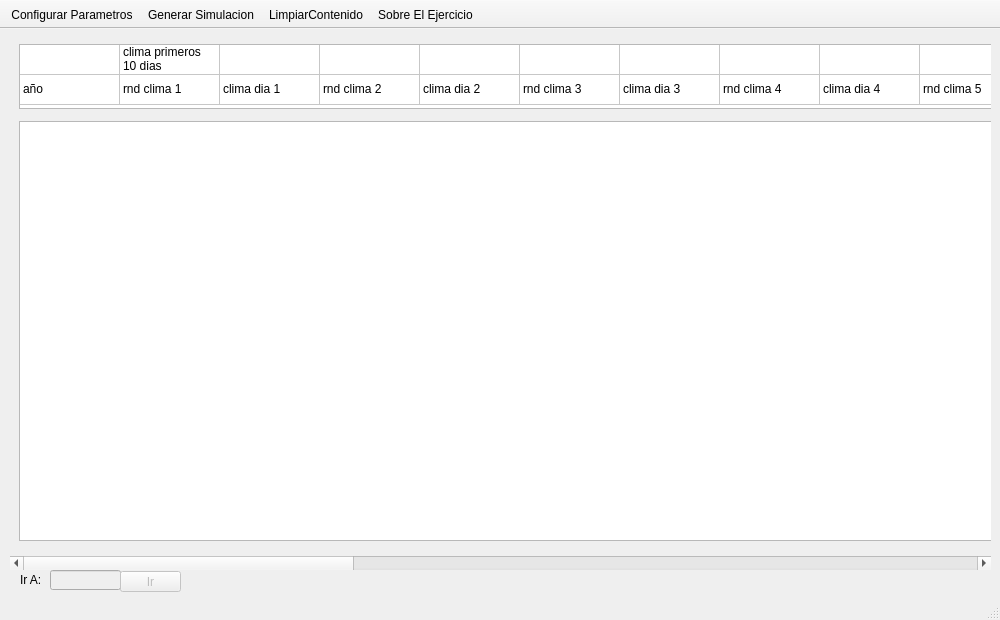
<?xml version="1.0" encoding="UTF-8"?>
<ui version="4.0">
 <class>MainWindow</class>
 <widget class="QMainWindow" name="MainWindow">
  <property name="enabled">
   <bool>true</bool>
  </property>
  <property name="geometry">
   <rect>
    <x>0</x>
    <y>0</y>
    <width>1000</width>
    <height>620</height>
   </rect>
  </property>
  <property name="sizePolicy">
   <sizepolicy hsizetype="Expanding" vsizetype="Expanding">
    <horstretch>0</horstretch>
    <verstretch>0</verstretch>
   </sizepolicy>
  </property>
  <property name="minimumSize">
   <size>
    <width>1000</width>
    <height>620</height>
   </size>
  </property>
  <property name="maximumSize">
   <size>
    <width>1000</width>
    <height>620</height>
   </size>
  </property>
  <property name="windowTitle">
   <string>Simulacion de Produccion Anual</string>
  </property>
  <property name="unifiedTitleAndToolBarOnMac">
   <bool>false</bool>
  </property>
  <widget class="QWidget" name="centralwidget">
   <widget class="QScrollArea" name="scrollArea">
    <property name="geometry">
     <rect>
      <x>10</x>
      <y>0</y>
      <width>981</width>
      <height>541</height>
     </rect>
    </property>
    <property name="frameShape">
     <enum>QFrame::NoFrame</enum>
    </property>
    <property name="lineWidth">
     <number>0</number>
    </property>
    <property name="widgetResizable">
     <bool>true</bool>
    </property>
    <widget class="QWidget" name="scrollAreaWidgetContents">
     <property name="geometry">
      <rect>
       <x>0</x>
       <y>0</y>
       <width>2838</width>
       <height>524</height>
      </rect>
     </property>
     <layout class="QVBoxLayout" name="verticalLayout">
      <item>
       <widget class="QTableWidget" name="tablaHeader">
        <property name="minimumSize">
         <size>
          <width>2820</width>
          <height>65</height>
         </size>
        </property>
        <property name="maximumSize">
         <size>
          <width>2820</width>
          <height>65</height>
         </size>
        </property>
        <property name="editTriggers">
         <set>QAbstractItemView::NoEditTriggers</set>
        </property>
        <property name="tabKeyNavigation">
         <bool>false</bool>
        </property>
        <property name="showDropIndicator" stdset="0">
         <bool>false</bool>
        </property>
        <property name="dragDropOverwriteMode">
         <bool>false</bool>
        </property>
        <property name="selectionMode">
         <enum>QAbstractItemView::NoSelection</enum>
        </property>
        <property name="showGrid">
         <bool>true</bool>
        </property>
        <property name="cornerButtonEnabled">
         <bool>false</bool>
        </property>
        <attribute name="horizontalHeaderVisible">
         <bool>false</bool>
        </attribute>
        <attribute name="horizontalHeaderCascadingSectionResizes">
         <bool>false</bool>
        </attribute>
        <attribute name="verticalHeaderVisible">
         <bool>false</bool>
        </attribute>
        <row>
         <property name="text">
          <string>Grupo</string>
         </property>
        </row>
        <row>
         <property name="text">
          <string>Campo</string>
         </property>
        </row>
        <column>
         <property name="text">
          <string>año</string>
         </property>
        </column>
        <column>
         <property name="text">
          <string>rnd clima 1</string>
         </property>
        </column>
        <column>
         <property name="text">
          <string>clima dia 1</string>
         </property>
        </column>
        <column>
         <property name="text">
          <string>rnd clima 2</string>
         </property>
        </column>
        <column>
         <property name="text">
          <string>clima dia 2</string>
         </property>
        </column>
        <column>
         <property name="text">
          <string>rnd clima 3</string>
         </property>
        </column>
        <column>
         <property name="text">
          <string>clima dia 3</string>
         </property>
        </column>
        <column>
         <property name="text">
          <string>rnd clima 4</string>
         </property>
        </column>
        <column>
         <property name="text">
          <string>clima dia 4</string>
         </property>
        </column>
        <column>
         <property name="text">
          <string>rnd clima 5</string>
         </property>
        </column>
        <column>
         <property name="text">
          <string>clima dia 5</string>
         </property>
        </column>
        <column>
         <property name="text">
          <string>rnd clima 6</string>
         </property>
        </column>
        <column>
         <property name="text">
          <string>clima dia 6</string>
         </property>
        </column>
        <column>
         <property name="text">
          <string>rnd clima 7</string>
         </property>
        </column>
        <column>
         <property name="text">
          <string>clima dia 7</string>
         </property>
        </column>
        <column>
         <property name="text">
          <string>rnd clima 8</string>
         </property>
        </column>
        <column>
         <property name="text">
          <string>clima dia 8</string>
         </property>
        </column>
        <column>
         <property name="text">
          <string>rnd clima 9</string>
         </property>
        </column>
        <column>
         <property name="text">
          <string>clima dia 9</string>
         </property>
        </column>
        <column>
         <property name="text">
          <string>rnd clima 10</string>
         </property>
        </column>
        <column>
         <property name="text">
          <string>clima dia 10</string>
         </property>
        </column>
        <column>
         <property name="text">
          <string>dias soleados</string>
         </property>
        </column>
        <column>
         <property name="text">
          <string>dias lluviosos</string>
         </property>
        </column>
        <column>
         <property name="text">
          <string>dias nublados</string>
         </property>
        </column>
        <column>
         <property name="text">
          <string>rnd tardanza</string>
         </property>
        </column>
        <column>
         <property name="text">
          <string>dias tardanza</string>
         </property>
        </column>
        <column>
         <property name="text">
          <string>produccion anual</string>
         </property>
        </column>
        <column>
         <property name="text">
          <string>produccion anual ac</string>
         </property>
        </column>
        <item row="0" column="0">
         <property name="text">
          <string/>
         </property>
        </item>
        <item row="0" column="1">
         <property name="text">
          <string>clima primeros 10 dias</string>
         </property>
        </item>
        <item row="0" column="21">
         <property name="text">
          <string>total dias por clima</string>
         </property>
        </item>
        <item row="0" column="22">
         <property name="text">
          <string/>
         </property>
        </item>
        <item row="0" column="24">
         <property name="text">
          <string>tardanza fertilizante</string>
         </property>
        </item>
        <item row="0" column="26">
         <property name="text">
          <string/>
         </property>
        </item>
        <item row="0" column="27">
         <property name="text">
          <string/>
         </property>
        </item>
        <item row="1" column="0">
         <property name="text">
          <string>año</string>
         </property>
        </item>
        <item row="1" column="1">
         <property name="text">
          <string>rnd clima 1</string>
         </property>
        </item>
        <item row="1" column="2">
         <property name="text">
          <string>clima dia 1</string>
         </property>
        </item>
        <item row="1" column="3">
         <property name="text">
          <string>rnd clima 2</string>
         </property>
        </item>
        <item row="1" column="4">
         <property name="text">
          <string>clima dia 2</string>
         </property>
        </item>
        <item row="1" column="5">
         <property name="text">
          <string>rnd clima 3</string>
         </property>
        </item>
        <item row="1" column="6">
         <property name="text">
          <string>clima dia 3</string>
         </property>
        </item>
        <item row="1" column="7">
         <property name="text">
          <string>rnd clima 4</string>
         </property>
        </item>
        <item row="1" column="8">
         <property name="text">
          <string>clima dia 4</string>
         </property>
        </item>
        <item row="1" column="9">
         <property name="text">
          <string>rnd clima 5</string>
         </property>
        </item>
        <item row="1" column="10">
         <property name="text">
          <string>clima dia 5</string>
         </property>
        </item>
        <item row="1" column="11">
         <property name="text">
          <string>rnd clima 6</string>
         </property>
        </item>
        <item row="1" column="12">
         <property name="text">
          <string>clima dia 6</string>
         </property>
        </item>
        <item row="1" column="13">
         <property name="text">
          <string>rnd clima 7</string>
         </property>
        </item>
        <item row="1" column="14">
         <property name="text">
          <string>clima dia 7</string>
         </property>
        </item>
        <item row="1" column="15">
         <property name="text">
          <string>rnd clima 8</string>
         </property>
        </item>
        <item row="1" column="16">
         <property name="text">
          <string>clima dia 8</string>
         </property>
        </item>
        <item row="1" column="17">
         <property name="text">
          <string>rnd clima 9</string>
         </property>
        </item>
        <item row="1" column="18">
         <property name="text">
          <string>clima dia 9</string>
         </property>
        </item>
        <item row="1" column="19">
         <property name="text">
          <string>rnd clima 10</string>
         </property>
        </item>
        <item row="1" column="20">
         <property name="text">
          <string>clima dia 10</string>
         </property>
        </item>
        <item row="1" column="21">
         <property name="text">
          <string>dias soleados</string>
         </property>
        </item>
        <item row="1" column="22">
         <property name="text">
          <string>dias lluviosos</string>
         </property>
        </item>
        <item row="1" column="23">
         <property name="text">
          <string>dias nublados</string>
         </property>
        </item>
        <item row="1" column="24">
         <property name="text">
          <string>rnd tardanza</string>
         </property>
        </item>
        <item row="1" column="25">
         <property name="text">
          <string>dias tardanza</string>
         </property>
        </item>
        <item row="1" column="26">
         <property name="text">
          <string>produccion anual</string>
         </property>
        </item>
        <item row="1" column="27">
         <property name="text">
          <string>produccion anual ac</string>
         </property>
        </item>
       </widget>
      </item>
      <item>
       <widget class="QTableWidget" name="tablaResultados">
        <property name="minimumSize">
         <size>
          <width>2820</width>
          <height>420</height>
         </size>
        </property>
        <property name="maximumSize">
         <size>
          <width>2820</width>
          <height>420</height>
         </size>
        </property>
        <property name="editTriggers">
         <set>QAbstractItemView::NoEditTriggers</set>
        </property>
        <property name="tabKeyNavigation">
         <bool>false</bool>
        </property>
        <property name="showDropIndicator" stdset="0">
         <bool>false</bool>
        </property>
        <property name="dragDropOverwriteMode">
         <bool>false</bool>
        </property>
        <property name="selectionMode">
         <enum>QAbstractItemView::SingleSelection</enum>
        </property>
        <property name="selectionBehavior">
         <enum>QAbstractItemView::SelectRows</enum>
        </property>
        <property name="showGrid">
         <bool>true</bool>
        </property>
        <property name="cornerButtonEnabled">
         <bool>false</bool>
        </property>
        <attribute name="horizontalHeaderVisible">
         <bool>false</bool>
        </attribute>
        <attribute name="horizontalHeaderCascadingSectionResizes">
         <bool>false</bool>
        </attribute>
        <attribute name="verticalHeaderVisible">
         <bool>false</bool>
        </attribute>
        <column>
         <property name="text">
          <string>año</string>
         </property>
        </column>
        <column>
         <property name="text">
          <string>rnd clima 1</string>
         </property>
        </column>
        <column>
         <property name="text">
          <string>clima dia 1</string>
         </property>
        </column>
        <column>
         <property name="text">
          <string>rnd clima 2</string>
         </property>
        </column>
        <column>
         <property name="text">
          <string>clima dia 2</string>
         </property>
        </column>
        <column>
         <property name="text">
          <string>rnd clima 3</string>
         </property>
        </column>
        <column>
         <property name="text">
          <string>clima dia 3</string>
         </property>
        </column>
        <column>
         <property name="text">
          <string>rnd clima 4</string>
         </property>
        </column>
        <column>
         <property name="text">
          <string>clima dia 4</string>
         </property>
        </column>
        <column>
         <property name="text">
          <string>rnd clima 5</string>
         </property>
        </column>
        <column>
         <property name="text">
          <string>clima dia 5</string>
         </property>
        </column>
        <column>
         <property name="text">
          <string>rnd clima 6</string>
         </property>
        </column>
        <column>
         <property name="text">
          <string>clima dia 6</string>
         </property>
        </column>
        <column>
         <property name="text">
          <string>rnd clima 7</string>
         </property>
        </column>
        <column>
         <property name="text">
          <string>clima dia 7</string>
         </property>
        </column>
        <column>
         <property name="text">
          <string>rnd clima 8</string>
         </property>
        </column>
        <column>
         <property name="text">
          <string>clima dia 8</string>
         </property>
        </column>
        <column>
         <property name="text">
          <string>rnd clima 9</string>
         </property>
        </column>
        <column>
         <property name="text">
          <string>clima dia 9</string>
         </property>
        </column>
        <column>
         <property name="text">
          <string>rnd clima 10</string>
         </property>
        </column>
        <column>
         <property name="text">
          <string>clima dia 10</string>
         </property>
        </column>
        <column>
         <property name="text">
          <string>dias soleados</string>
         </property>
        </column>
        <column>
         <property name="text">
          <string>dias lluviosos</string>
         </property>
        </column>
        <column>
         <property name="text">
          <string>dias nublados</string>
         </property>
        </column>
        <column>
         <property name="text">
          <string>rnd tardanza</string>
         </property>
        </column>
        <column>
         <property name="text">
          <string>dias tardanza</string>
         </property>
        </column>
        <column>
         <property name="text">
          <string>produccion anual</string>
         </property>
        </column>
        <column>
         <property name="text">
          <string>produccion anual ac</string>
         </property>
        </column>
       </widget>
      </item>
     </layout>
    </widget>
   </widget>
   <widget class="QLabel" name="label">
    <property name="geometry">
     <rect>
      <x>20</x>
      <y>540</y>
      <width>31</width>
      <height>21</height>
     </rect>
    </property>
    <property name="text">
     <string>Ir A:</string>
    </property>
   </widget>
   <widget class="QLineEdit" name="txtIrA">
    <property name="enabled">
     <bool>false</bool>
    </property>
    <property name="geometry">
     <rect>
      <x>50</x>
      <y>541</y>
      <width>71</width>
      <height>20</height>
     </rect>
    </property>
   </widget>
   <widget class="QPushButton" name="btnIr">
    <property name="enabled">
     <bool>false</bool>
    </property>
    <property name="geometry">
     <rect>
      <x>120</x>
      <y>542</y>
      <width>61</width>
      <height>21</height>
     </rect>
    </property>
    <property name="text">
     <string>Ir</string>
    </property>
   </widget>
  </widget>
  <widget class="QStatusBar" name="statusbar"/>
  <widget class="QToolBar" name="toolBar">
   <property name="windowTitle">
    <string>toolBar</string>
   </property>
   <property name="movable">
    <bool>false</bool>
   </property>
   <attribute name="toolBarArea">
    <enum>TopToolBarArea</enum>
   </attribute>
   <attribute name="toolBarBreak">
    <bool>false</bool>
   </attribute>
   <addaction name="actionConfigurar_Parametros"/>
   <addaction name="actionGenerar_Simulacion"/>
   <addaction name="actionLimpiarContenido"/>
   <addaction name="actionSobre_El_Ejercicio"/>
  </widget>
  <action name="actionGenerar_Simulacion">
   <property name="icon">
    <iconset>
     <normaloff>src/icons/arrow.png</normaloff>src/icons/arrow.png</iconset>
   </property>
   <property name="text">
    <string>Generar Simulacion</string>
   </property>
  </action>
  <action name="actionConfigurar_Parametros">
   <property name="icon">
    <iconset>
     <normaloff>src/icons/wrench.png</normaloff>src/icons/wrench.png</iconset>
   </property>
   <property name="text">
    <string>Configurar Parametros</string>
   </property>
  </action>
  <action name="actionLimpiarContenido">
   <property name="icon">
    <iconset>
     <normaloff>src/icons/minus-button.png</normaloff>src/icons/minus-button.png</iconset>
   </property>
   <property name="text">
    <string>LimpiarContenido</string>
   </property>
  </action>
  <action name="actionSobre_El_Ejercicio">
   <property name="icon">
    <iconset>
     <normaloff>src/icons/question.png</normaloff>src/icons/question.png</iconset>
   </property>
   <property name="text">
    <string>Sobre El Ejercicio</string>
   </property>
  </action>
 </widget>
 <tabstops>
  <tabstop>scrollArea</tabstop>
  <tabstop>tablaHeader</tabstop>
  <tabstop>tablaResultados</tabstop>
 </tabstops>
 <resources>
  <include location="src/ejercicio.qrc"/>
 </resources>
 <connections/>
</ui>
